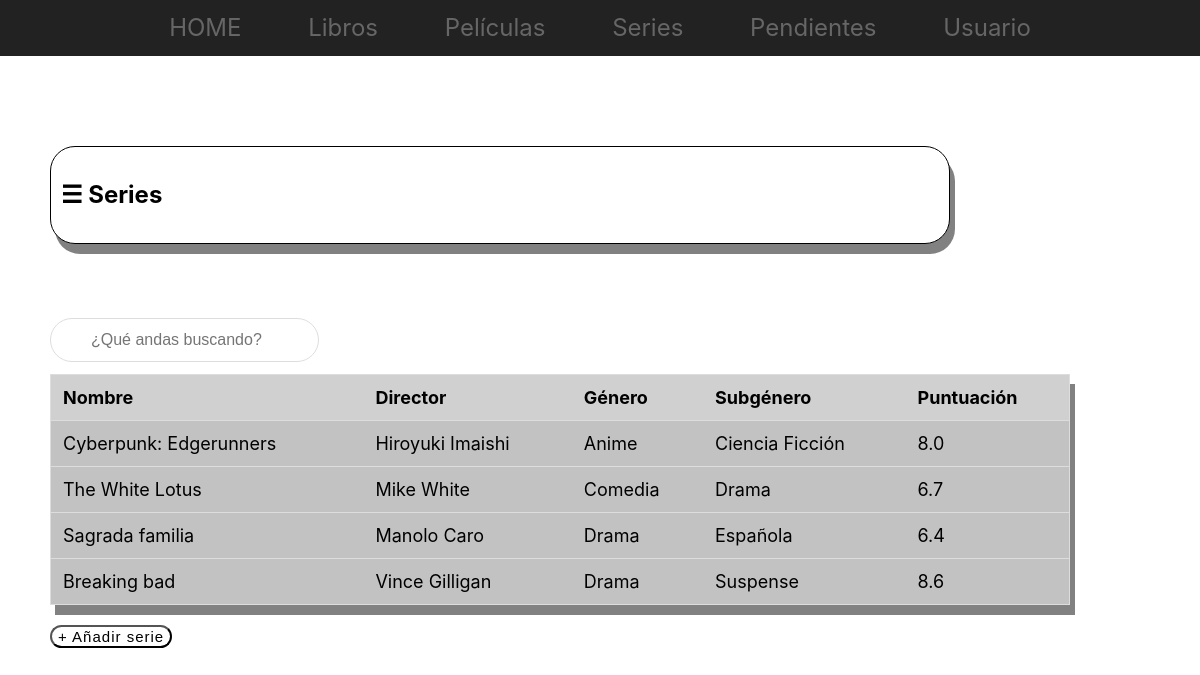
The page /catalogo/series/ (signed in) on the database its author committed.
### Catalogo/models.py (models this page shows, shortened)
class Serie(models.Model):
    nombre = models.CharField(max_length = 50)
    director = models.CharField(max_length = 50)
    genero = models.CharField(max_length = 50)
    subgenero = models.CharField(max_length = 50, blank = True, null = True)
    estreno = models.DateField("Fecha de estreno")
    vista = models.BooleanField()
    visualizacion = models.DateField("Fecha de visualización", blank = True, null = True)
    puntuacion = models.FloatField(blank = True, null = True)
    portada = models.ImageField(upload_to="portadas", height_field=None, width_field=None, max_length=100, blank = True, null = True)
    comentario = models.CharField(max_length = 500, blank = True, null = True)

### Catalogo/views.py (the view)
# urls.py: path('series/', views.series, name = "series"),
@login_required
def series(request):
    lista_series = Serie.objects.order_by('-visualizacion')[:30]
    context = {'lista_series': lista_series}
    return render(request, 'Catalogo/series.html', context)

### Catalogo/templates/Catalogo/series.html (shortened to what this page needs)
{% extends "base.html" %}
{% load static %}
    {% block content %}
      <div id="box">
        <h2>&#9776;&nbsp;<b>Series</b></h2>
      </div>
      <br/><input type="text" id="myInput" onkeyup="myFunction()" placeholder="¿Qué andas buscando?">
      <table id="myTable">
        <tr class="header">
          <th onclick="sortTable(0)">Nombre</th>
          <th onclick="sortTable(1)">Director</th>
          <th onclick="sortTable(2)">Género</th>
          <th onclick="sortTable(3)">Subgénero</th>
          <th onclick="sortTable(4)">Puntuación</th>
        </tr>
        {% if lista_series %}
          <tr>
            {% for serie in lista_series %}
              {% if serie.vista == True %}
                <td><a href="{% url 'seriesDetalle' serie.id %}">{{ serie.nombre }}</a></td>
                <td>{{ serie.director }}</td>
                <td>{{ serie.genero }}</td>
                <td>{{ serie.subgenero }}</td>
                <td>{{ serie.puntuacion }}</td>
          </tr>
              {% endif %}
            {% endfor %}
          {% else %}
            <p>Tienes que ver más series.</p>
        {% endif %}
      </table>
      <button id="addButton"><a href="/admin/Catalogo/serie/add/">+ Añadir serie</a></button>
    {% endblock content %}

### Catalogo/static/Catalogo/base.css (style rules this page uses)
a:link { color: var(--color-text); text-decoration: none; }
#myInput { background-image: url('images/searchicon.png'); background-position: 12px; background-repeat: no-repeat; background-color: #ffffff98; width: auto; font-size: 16px; padding: 12px 20px 12px 40px; border: 1px solid #ddd; margin-bottom: 12px; margin-left: 50; border-radius: 25px; }
#myTable { border-collapse: collapse; width: 85%; border: 1px solid #ddd; font-size: 18px; margin-left: 50; margin-right: 50; margin-bottom: 20; box-shadow: 5px 10px rgba(0, 0, 0, 0.493); }
#myTable th, #myTable td { text-align: left; padding: 12px; background-color: rgba(170, 169, 169, 0.548); }
#myTable tr { border-bottom: 1px solid #ddd; background-color: rgba(192, 192, 192, 0.493); }
#myTable tr.header, #myTable tr:hover { background-color: #ffffff; }
#box { box-sizing: border-box; width: 75%; margin: 50px; background-color: rgb(255, 255, 255); border: 1px solid; padding: 10px; box-shadow: 5px 10px rgba(0, 0, 0, 0.493); border-radius: 25px; }
#addButton { color: rgb(0, 0, 0); background-color: rgba(255, 255, 255, 0.514); font-size: 15; margin-left: 50px; margin-bottom: 50px; letter-spacing:1px; border-radius: 12px; }

### rows shown on the page
Serie: nombre "Cyberpunk: Edgerunners", director "Hiroyuki Imaishi", genero "Anime", subgenero "Ciencia Ficción", puntuacion "8.0"
Serie: nombre "The White Lotus", director "Mike White", genero "Comedia", subgenero "Drama", puntuacion "6.7"
Serie: nombre "Sagrada familia", director "Manolo Caro", genero "Drama", subgenero "Española", puntuacion "6.4"
Serie: nombre "Breaking bad", director "Vince Gilligan", genero "Drama", subgenero "Suspense", puntuacion "8.6"
